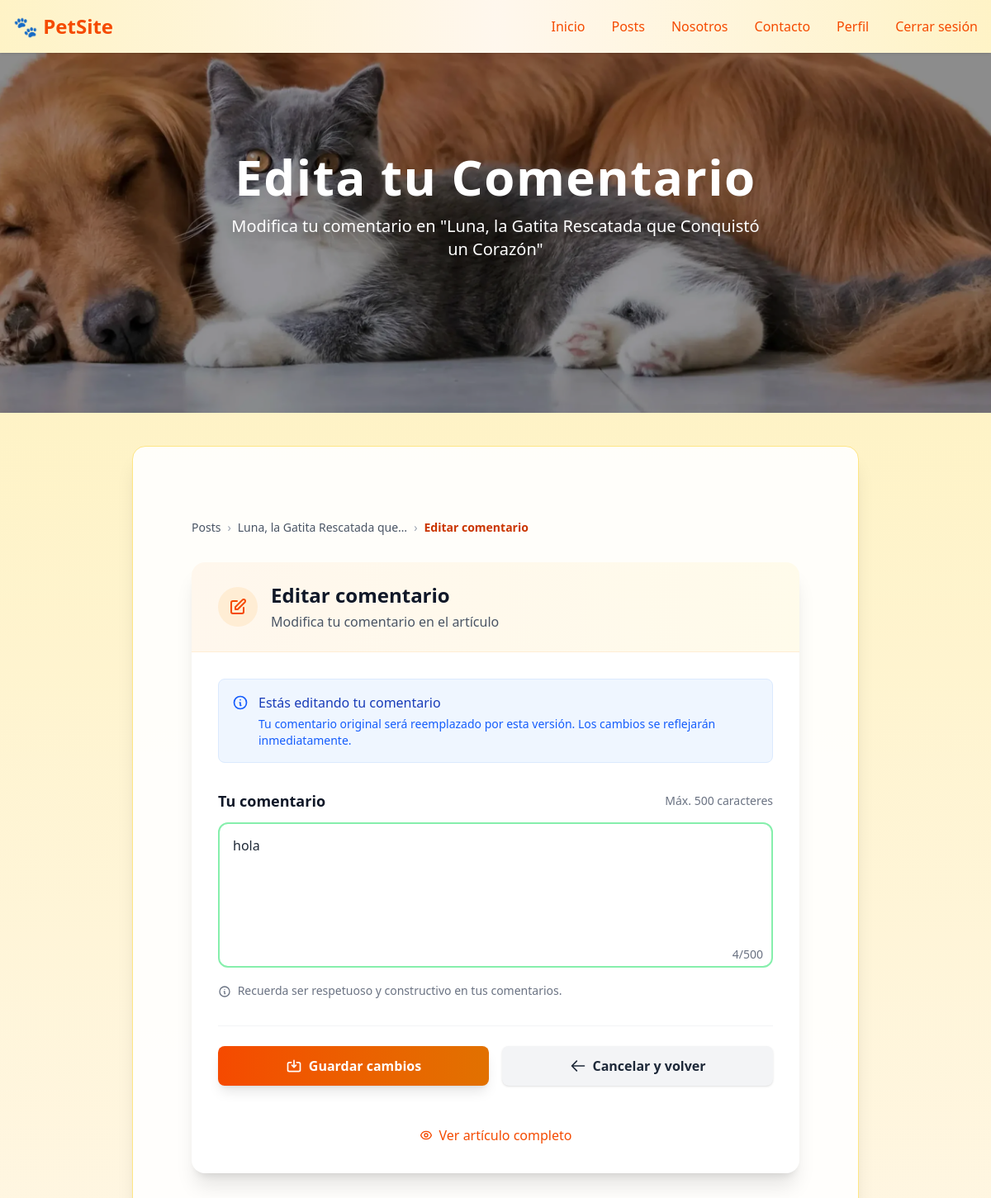
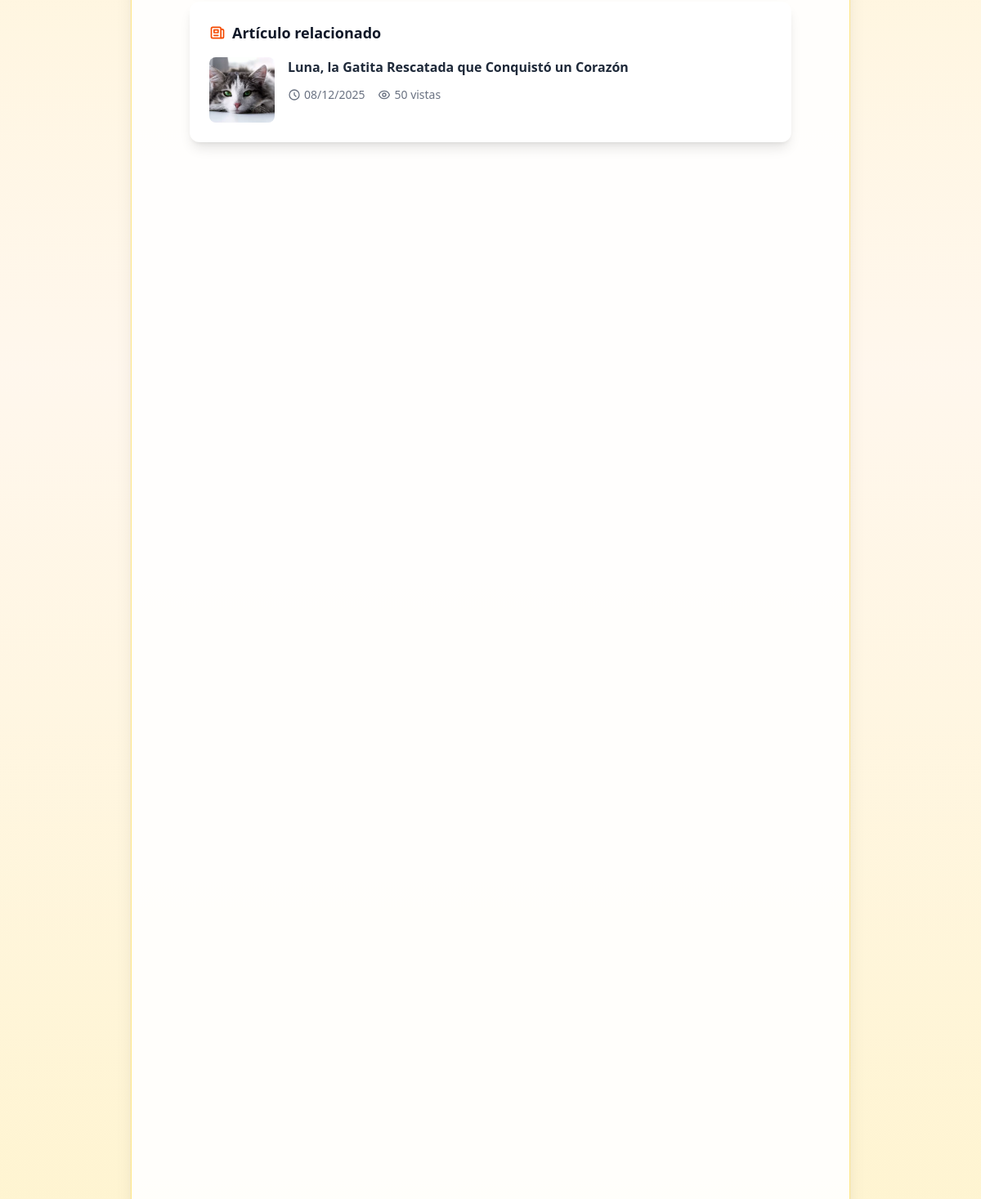
The app's page /posts/comentarios/editar/8/ (signed in) with its own data (2 pictures, top to bottom).
### apps/comentarios/models.py (models this page shows, shortened)
class Comentario(models.Model):
    articulo = models.ForeignKey(Articulo, on_delete=models.CASCADE, related_name='comentarios')
    autor = models.ForeignKey(User, on_delete=models.CASCADE)
    contenido = models.TextField()
    fecha = models.DateTimeField(auto_now_add=True)
    class Meta:
        ordering = ['-fecha']
        verbose_name = "Comentario"
        verbose_name_plural = "Comentarios"

### apps/posts/models.py (models this page shows, shortened)
class Articulo(models.Model):
    titulo = models.CharField(max_length=200)
    contenido = models.TextField()
    categoria = models.ForeignKey(Categoria, on_delete=models.SET_NULL, null=True)
    autor = models.ForeignKey(User, on_delete=models.CASCADE, related_name='articulos')
    fecha_publicacion = models.DateTimeField(auto_now_add=True)
    visitas = models.PositiveIntegerField(default=0)
    destacado = models.BooleanField(default=False)
    class Meta:
        ordering = ['-fecha_publicacion']

class ImagenArticulo(models.Model):
    articulo = models.ForeignKey(Articulo, on_delete=models.CASCADE, related_name='imagenes')
    imagen = models.ImageField(upload_to='articulos/imagenes/')
    class Meta:
        verbose_name = "Imagen de Artículo"
        verbose_name_plural = "Imágenes de Artículo"

### apps/comentarios/views.py (the view)
# urls.py: path('editar/<int:pk>/', ComentarioUpdateView.as_view(), name='editar_comentario'),
class ComentarioUpdateView(ComentarioPermisoMixin, UpdateView):
    model = Comentario
    form_class = ComentarioForm
    template_name = 'comentarios/editar_comentario.html'

### apps/comentarios/forms.py
class ComentarioForm(forms.ModelForm):
    class Meta:
        model = Comentario
        fields = ['contenido']
        widgets = {
            'contenido': forms.Textarea(attrs={
                'class': (
                    'w-full p-4 rounded-xl border-2 border-orange-300 '
                    'focus:border-orange-500 focus:ring-2 focus:ring-orange-200 '
                    'text-gray-800 placeholder-gray-400 resize-none '
                    'transition-all duration-200'
                ),
                'rows': 6,
                'placeholder': 'Escribe tu comentario aquí...',
            }),
        }

### apps/comentarios/mixins.py (called while the page is built)
    def test_func(self):
        comentario = self.get_object()
        return(
            self.request.user == comentario.autor
            or self.request.user.is_superuser
            or self.request.user.is_staff
        )

### templates/comentarios/editar_comentario.html (shortened to what this page needs)
{% extends 'layouts/general-layout.html' %}
{% load static %}
{% block banner %}
<section class="relative w-full h-[300px] md:h-[420px] lg:h-[500px] overflow-hidden">
  <div class="absolute inset-0 flex items-center justify-center bg-black/40">
    <div class="text-center">
      <h1 class="text-white text-4xl md:text-6xl font-extrabold tracking-wide drop-shadow-xl mb-4">
        Edita tu Comentario
      </h1>
      <p class="text-white text-base sm:text-lg md:text-xl font-medium max-w-2xl mx-auto drop-shadow-lg px-2">
        Modifica tu comentario en "{{ object.articulo.titulo|truncatechars:50 }}"
      </p>
    </div>
  </div>
</section>
{% endblock banner %}
{% block content %}
<div class="max-w-3xl mx-auto px-4 py-12">
  <nav class="mb-8" aria-label="Navegación">
    <ol class="flex items-center space-x-2 text-sm text-gray-600">
      <li>
        <a href="{% url 'posts:articulo_lista' %}" class="hover:text-orange-600 transition-colors">
          Posts
        </a>
      </li>
      <li class="text-gray-400">›</li>
      <li>
        <a href="{% url 'posts:articulo_detalle' object.articulo.pk %}" class="hover:text-orange-600 transition-colors">
          {{ object.articulo.titulo|truncatechars:30 }}
        </a>
      </li>
      <li class="text-gray-400">›</li>
      <li class="text-orange-700 font-semibold">Editar comentario</li>
    </ol>
  </nav>
  <div class="bg-white rounded-2xl shadow-xl overflow-hidden">
    <div class="bg-gradient-to-r from-orange-50 to-amber-50 px-8 py-6 border-b border-orange-100">
      <div class="flex items-center">
        <div class="w-12 h-12 bg-orange-100 rounded-full flex items-center justify-center mr-4">
          <svg class="w-6 h-6 text-orange-600" fill="none" stroke="currentColor" viewBox="0 0 24 24">
            <path stroke-linecap="round" stroke-linejoin="round" stroke-width="2" d="M11 5H6a2 2 0 00-2 2v11a2 2 0 002 2h11a2 2 0 002-2v-5m-1.414-9.414a2 2 0 112.828 2.828L11.828 15H9v-2.828l8.586-8.586z"></path>
          </svg>
        </div>
        <div>
          <h2 class="text-2xl font-bold text-gray-900">Editar comentario</h2>
          <p class="text-gray-600 mt-1">Modifica tu comentario en el artículo</p>
        </div>
      </div>
    </div>
    <div class="p-8">
      <div class="mb-8 p-4 bg-blue-50 border border-blue-100 rounded-lg">
        <div class="flex items-start">
          <svg class="w-5 h-5 text-blue-600 mt-0.5 mr-3 flex-shrink-0" fill="none" stroke="currentColor" viewBox="0 0 24 24">
            <path stroke-linecap="round" stroke-linejoin="round" stroke-width="2" d="M13 16h-1v-4h-1m1-4h.01M21 12a9 9 0 11-18 0 9 9 0 0118 0z"></path>
          </svg>
          <div>
            <p class="text-blue-800 font-medium">Estás editando tu comentario</p>
            <p class="text-blue-600 text-sm mt-1">
              Tu comentario original será reemplazado por esta versión. Los cambios se reflejarán inmediatamente.
            </p>
          </div>
        </div>
      </div>
      <form method="POST" class="space-y-8">
        <div>
          <div class="flex items-center justify-between mb-3">
            <label class="block text-lg font-semibold text-gray-900">
              Tu comentario
            </label>
            <span class="text-sm text-gray-500 font-medium">
              Máx. 500 caracteres
            </span>
          </div>
          <div class="relative">
            {{ form.contenido }}
            <div class="absolute bottom-3 right-3 flex items-center space-x-4">
              <span class="text-sm text-gray-500" id="charCount">
                {{ form.contenido.value|length|default:0 }}/500
              </span>
            </div>
          </div>
          <p class="text-gray-500 text-sm mt-3">
            <svg class="w-4 h-4 inline-block mr-1" fill="none" stroke="currentColor" viewBox="0 0 24 24">
              <path stroke-linecap="round" stroke-linejoin="round" stroke-width="2" d="M13 16h-1v-4h-1m1-4h.01M21 12a9 9 0 11-18 0 9 9 0 0118 0z"></path>
            </svg>
            Recuerda ser respetuoso y constructivo en tus comentarios.
          </p>
        </div>
        <div class="flex flex-col sm:flex-row gap-4 pt-6 border-t border-gray-100">
          <button
            type="submit"
            class="inline-flex items-center justify-center px-6 py-3 bg-gradient-to-r from-orange-600 to-amber-600 hover:from-orange-700 hover:to-amber-700 text-white font-semibold rounded-lg shadow-lg hover:shadow-xl transition-all duration-200 transform hover:-translate-y-0.5 flex-1"
          >
            <svg class="w-5 h-5 mr-2" fill="none" stroke="currentColor" viewBox="0 0 24 24">
              <path stroke-linecap="round" stroke-linejoin="round" stroke-width="2" d="M8 7H5a2 2 0 00-2 2v9a2 2 0 002 2h14a2 2 0 002-2V9a2 2 0 00-2-2h-3m-1 4l-3 3m0 0l-3-3m3 3V4"></path>
            </svg>
            Guardar cambios
          </button>
          <a href="{% url 'posts:articulo_detalle' object.articulo.pk %}"
             class="inline-flex items-center justify-center px-6 py-3 bg-gray-100 hover:bg-gray-200 text-gray-800 font-semibold rounded-lg shadow hover:shadow-lg transition-all duration-200 flex-1"
          >
            <svg class="w-5 h-5 mr-2" fill="none" stroke="currentColor" viewBox="0 0 24 24">
              <path stroke-linecap="round" stroke-linejoin="round" stroke-width="2" d="M10 19l-7-7m0 0l7-7m-7 7h18"></path>
            </svg>
            Cancelar y volver
          </a>
        </div>
        <div class="text-center pt-4">
          <a href="{% url 'posts:articulo_detalle' object.articulo.pk %}"
             class="inline-flex items-center text-orange-600 hover:text-orange-800 font-medium"
          >
            Ver artículo completo
          </a>
        </div>
      </form>
    </div>
  </div>
  <div class="mt-8 bg-white rounded-xl shadow-lg p-6">
    <h3 class="text-lg font-bold text-gray-900 mb-4 flex items-center">
      <svg class="w-5 h-5 text-orange-600 mr-2" fill="none" stroke="currentColor" viewBox="0 0 24 24">
        <path stroke-linecap="round" stroke-linejoin="round" stroke-width="2" d="M19 20H5a2 2 0 01-2-2V6a2 2 0 012-2h10a2 2 0 012 2v1m2 13a2 2 0 01-2-2V7m2 13a2 2 0 002-2V9a2 2 0 00-2-2h-2m-4-3H9M7 16h6M7 8h6v4H7V8z"></path>
      </svg>
      Artículo relacionado
    </h3>
    <div class="flex items-start">
      {% if object.articulo.imagenes.all %}
        <img src="{{ object.articulo.imagenes.all.0.imagen.url }}"
             alt="{{ object.articulo.titulo }}"
             class="w-20 h-20 object-cover rounded-lg mr-4 flex-shrink-0">
      {% endif %}
      <div>
        <h4 class="font-semibold text-gray-800">{{ object.articulo.titulo }}</h4>
        <div class="flex items-center mt-2 text-sm text-gray-500">
          <span class="flex items-center mr-4">
            <svg class="w-4 h-4 mr-1" fill="none" stroke="currentColor" viewBox="0 0 24 24">
              <path stroke-linecap="round" stroke-linejoin="round" stroke-width="2" d="M12 8v4l3 3m6-3a9 9 0 11-18 0 9 9 0 0118 0z"></path>
            </svg>
            {{ object.articulo.fecha_publicacion|date:"d/m/Y" }}
          </span>
          <span class="flex items-center">
            {{ object.articulo.visitas }} vistas
          </span>
        </div>
      </div>
    </div>
  </div>
</div>
{% endblock content %}

### static/css/styles.css (style rules this page uses)
input, select, textarea { width: 100%; padding: 0.875rem 1rem; background-color: white; border: 2px solid #e5e7eb; border-radius: 0.75rem; outline: none; transition: all 300ms; color: #1f2937; }
input::placeholder, textarea::placeholder { color: #9ca3af; }
.transition-all { transition-property: all; transition-timing-function: cubic-bezier(0.4, 0, 0.2, 1); transition-duration: 300ms; }

### records on screen
Comentario: articulo.titulo "Luna, la Gatita Rescatada que Conquistó un Corazón", articulo.titulo "Luna, la Gatita Rescatada que…", contenido "hola", contenido.value|length "4", articulo.imagenes.all.0.imagen (picture), articulo.fecha_publicacion "08/12/2025", articulo.visitas "50"
